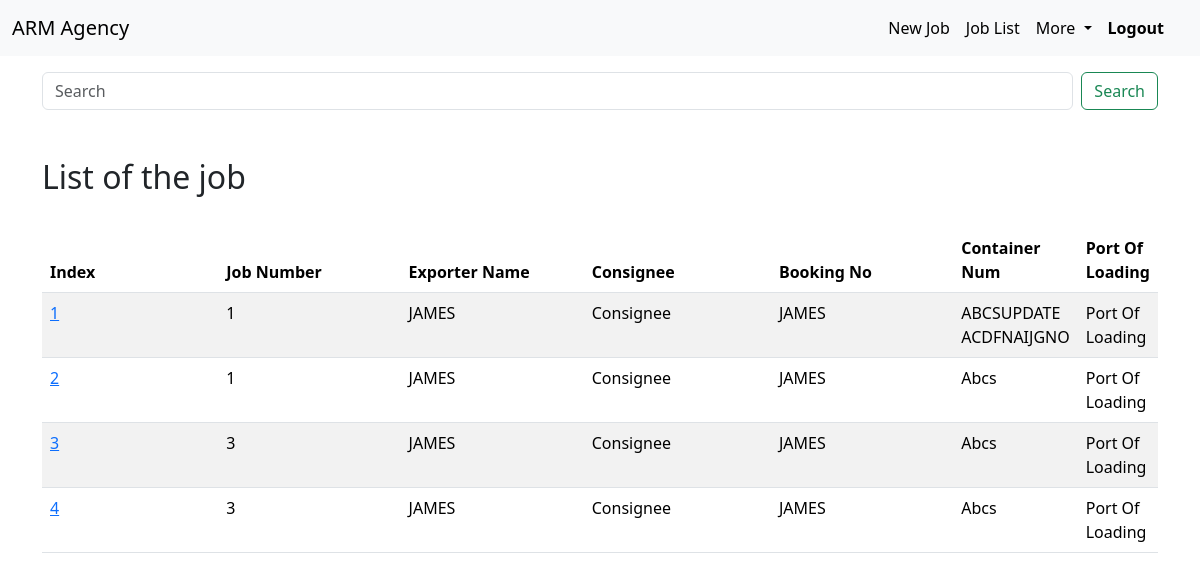
Page /jobACD/list (signed in) on the committed database.
### jobACD/models.py (models this page shows, shortened)
class AcdModel(models.Model):
    index = models.ForeignKey(DataOfJob, on_delete=models.CASCADE, primary_key=True)
    jobNumber = models.IntegerField(blank=True, null=True, default=0)
    exporterAddress = models.CharField(default='Exporter Address', blank=True, null=True, max_length=255)
    bookingNum = models.CharField(default='Booking Num', blank=True, null=True, max_length=255)
    consignee = models.CharField(default='Consignee', blank=True, null=True, max_length=255)
    nameOfOceanCarrier = models.CharField(default='Name Of Ocean Carrier', blank=True, null=True, max_length=255)
    vesselName = models.CharField(default='Vessel Name', blank=True, null=True, max_length=255)
    placeOfReceiptOfGood = models.CharField(default='Place Of Receipt Of Good', blank=True, null=True, max_length=255)
    portOfLoading = models.CharField(default='Port Of Loading', blank=True, null=True, max_length=255)
    portOfDischarge = models.CharField(default='Port Of Discharge', blank=True, null=True, max_length=255)
    placeOfDeliveryWithStateCode = models.CharField(default='Place Of Delivery', blank=True, null=True, max_length=255)
    containerNum = models.CharField(default='Container Num', blank=True, null=True, max_length=255)
    customSeal = models.IntegerField(default=0, blank=True, null=True, max_length=255)
    shippingBillNo = models.IntegerField(default=0, blank=True, null=True)
    marks = models.CharField(default='Marks', blank=True, null=True, max_length=255)
    noOfPkgs = models.IntegerField(default=0, blank=True, null=True)
    fullCommondityDescription = models.CharField(default='Description', max_length=255, blank=True, null=True)
    grossWt = models.FloatField(default=0.0, blank=True, null=True)
    htsCode = models.IntegerField(default=0, blank=True, null=True)
    placeOfIssueOfCargo = models.CharField(default='Issue Of Cargo', max_length=255, blank=True, null=True)
    dateOfIssueOfCargo = models.DateField(default=date.today, blank=True, null=True)
    exporterName = models.CharField(default='Exporter Name', blank=True, null=True, max_length=255)
    NameOfAuthorised = models.CharField(default='Name Of Authorised', max_length=255, blank=True)
    signatureImg = models.ImageField(upload_to='signature_pic/%y', blank=True, null=True)

### jobData/models.py (models this page shows, shortened)
class DataOfJob(models.Model):
    index = models.IntegerField(primary_key=True)
    jobNumber = models.IntegerField()
    noOfBooking = models.IntegerField(default=1)
    container_no = models.CharField(max_length=255)
    shippingLine = models.CharField(max_length=255)
    Forwarder = models.CharField(max_length=255)
    bookingNum = models.CharField(max_length=255)
    exporterName = models.CharField(max_length=255)
    exporterAddress = models.CharField(max_length=255)
    size_20 = models.BooleanField('size=20', default=False)
    size_40 = models.BooleanField('size=40', default=False)
    tues_1 = models.IntegerField(default=0)
    tues_2 = models.IntegerField(default=0)
    totalTues_1 = models.IntegerField(default=0)
    totalTues_2 = models.IntegerField(default=0)
    todayDate = models.DateField(default=date.today)
    def __str__(self):
        return str(self.index)

### jobACD/views.py (the view)
# urls.py: path('list', views.ACDformList.as_view(), name='acdList'),
class ACDformList(LoginRequiredMixin, generic.ListView):
    model = AcdModel
    context_object_name = 'acdList'
    template_name = 'jobACD/acdmodel_list.html'

### jobACD/templates/jobACD/acdmodel_list.html
{% extends 'base.html' %}
{% block content %}
<form method="GET" action="{% url 'jobACD:search' %}" class="d-flex" role="search">
    <input class="form-control me-2" type="search" placeholder="Search" aria-label="Search" name="search" id="search">
    <button class="btn btn-outline-success" type="submit">Search</button>
  </form>
<br>
<br>
<h2>List of the job</h2>
<br>
<table class="table table-striped">
    <thead>
      <tr>
        <tr>
            <th style="width: 20%;" scope="col ">Index</th>
            <th style="width: 20%;" scope="col ">Job Number</th>
            <th style="width: 20%;" scope="col ">Exporter Name</th>
            <th style="width: 20%;" scope="col ">Consignee</th>
            <th style="width: 20%;" scope="col ">Booking No</th>
            <th style="width: 20%;" scope="col ">Container Num</th>
            <th style="width: 20%;" scope="col ">Port Of Loading</th>
          </tr>
    </thead>
    <tbody>
        {% for items in acdList %}
        <tr>
            <td><a href="{% url 'jobACD:acdDetail' pk=items.pk %}">{{ items.index }}</a></td>
            <td>{{ items.jobNumber }}</td>
            <td>{{ items.exporterName }}</td>
            <td>{{ items.consignee }}</td>
            <td>{{ items.bookingNum }}</td>
            <td>{{ items.containerNum }}</td>
            <td>{{ items.portOfLoading }}</td>
        </tr>
        {% endfor %}
    </tbody>
  </table>
{% endblock %}

### rows in the picture
AcdModel: index "1", jobNumber "1", exporterName "JAMES", consignee "Consignee", bookingNum "JAMES", containerNum "ABCSUPDATE ACDFNAIJGNO", portOfLoading "Port Of Loading"
AcdModel: index "2", jobNumber "1", exporterName "JAMES", consignee "Consignee", bookingNum "JAMES", containerNum "Abcs", portOfLoading "Port Of Loading"
AcdModel: index "3", jobNumber "3", exporterName "JAMES", consignee "Consignee", bookingNum "JAMES", containerNum "Abcs", portOfLoading "Port Of Loading"
AcdModel: index "4", jobNumber "3", exporterName "JAMES", consignee "Consignee", bookingNum "JAMES", containerNum "Abcs", portOfLoading "Port Of Loading"
